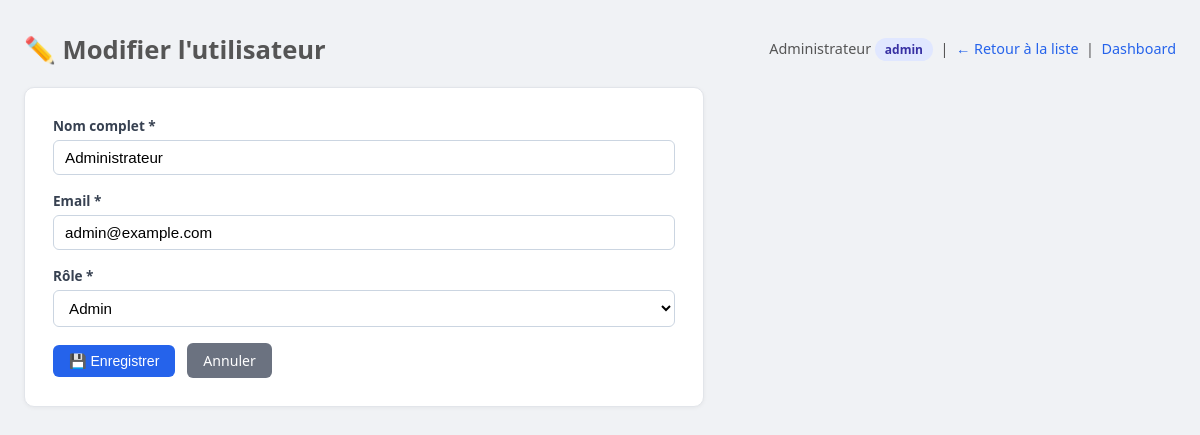
The page /index.php?action=edit_user&id=1 (signed in) on the database its author committed.
### tables this page shows
CREATE TABLE utilisateurs (
    id           INT          PRIMARY KEY AUTO_INCREMENT,
    nom          VARCHAR(255) NOT NULL,
    email        VARCHAR(255) NOT NULL UNIQUE,
     
     
    mot_de_passe VARCHAR(255) NOT NULL,
    role         ENUM('admin', 'secretaire', 'technicien', 'agent municipal', 'user') NOT NULL DEFAULT 'technicien',
    created_at   DATETIME     DEFAULT CURRENT_TIMESTAMP
);

### config/function.php (called while the page is built, shortened)
<?php
function h(?string $v): string
{
    return htmlspecialchars((string)$v, ENT_QUOTES | ENT_SUBSTITUTE, 'UTF-8');
}

### controllers/users/edit_user_ctrl.php (called while the page is built, shortened)
<?php
require_once '../config/config.php';
require_once '../config/function.php';
$id = isset($_GET['id']) ? (int) $_GET['id'] : 0;
$stmt = $pdo->prepare('SELECT id, nom, email, role FROM utilisateurs WHERE id = ?');
$stmt->execute([$id]);
$user = $stmt->fetch();

### views/users/edit_user.php (the view, shortened to what this page needs)
<?php
require_once '../controllers/users/edit_user_ctrl.php';
$rolesDisponibles = [
    'admin'           => 'Admin',
    'secretaire'      => 'Secrétaire',
    'technicien'      => 'Technicien',
    'agent municipal' => 'Agent Municipal',
    'user'            => 'Utilisateur',
];
?>
<!DOCTYPE html>
<html lang="fr">
<head>
    <link rel="stylesheet" href="../../assets/style.css">
</head>
<body>
<div class="page-header">
    <h1>✏️ Modifier l'utilisateur</h1>
    <div class="user-info">
        <?= h($_SESSION['user_name']) ?>
        <span class="badge"><?= h($_SESSION['user_role']) ?></span>
        &nbsp;|&nbsp;
        <a href="index.php?action=list_users">← Retour à la liste</a>
        &nbsp;|&nbsp;
        <a href="index.php?action=home">Dashboard</a>
    </div>
</div>
<div class="form-card">
    <form method="post">
        <div class="champ">
            <label for="nom">Nom complet *</label>
            <input type="text" id="nom" name="nom"
                   value="<?= h($_POST['nom'] ?? $user['nom']) ?>"
                   placeholder="Ex : Marie Dupont" required>
        </div>
        <div class="champ">
            <label for="email">Email *</label>
            <input type="email" id="email" name="email"
                   value="<?= h($_POST['email'] ?? $user['email']) ?>"
                   placeholder="marie@mairie.fr" required>
        </div>
        <div class="champ">
            <label for="role">Rôle *</label>
            <select id="role" name="role" required>
                <?php foreach ($rolesDisponibles as $valeur => $libelle): ?>
                    <option value="<?= h($valeur) ?>"
                        <?= ($user['role'] === $valeur) ? 'selected' : '' ?>>
                        <?= h($libelle) ?>
                    </option>
                <?php endforeach; ?>
            </select>
        </div>
        <div class="form-actions">
            <button type="submit">💾 Enregistrer</button>
            <a href="index.php?action=list_users" class="btn btn-secondary">Annuler</a>
        </div>
    </form>
</div>
</body>
</html>

### public/assets/style.css (style rules this page uses)
*, *::before, *::after { box-sizing: border-box; margin: 0; padding: 0; }
body { font-family: system-ui, sans-serif; font-size: 15px; background: #f0f2f5; color: #1a1a2e; padding: 32px 24px; min-height: 100vh; }
h1 { font-size: 1.6rem; font-weight: 700; margin-bottom: 4px; }
a { color: #2563eb; text-decoration: none; }
.nav, .page-header { display: flex; align-items: center; gap: 12px; margin-bottom: 20px; font-size: 0.9rem; color: #555; flex-wrap: wrap; }
.page-header h1 { margin-bottom: 0; }
.user-info { margin-left: auto; font-size: 0.9rem; color: #555; }
.badge { display: inline-block; padding: 3px 10px; border-radius: 20px; font-size: 0.75rem; font-weight: 600; background: #e0e7ff; color: #3730a3; white-space: nowrap; }
.champ { margin-bottom: 16px; }
.champ label { display: block; font-size: 0.85rem; font-weight: 600; margin-bottom: 5px; color: #374151; }
.champ input, .champ select, .champ textarea { width: 100%; padding: 8px 11px; border: 1px solid #cbd5e1; border-radius: 6px; font-size: 0.95rem; background: #fafafa; transition: border-color 0.15s; }
button, input[type=submit], .btn { display: inline-block; padding: 8px 16px; background: #2563eb; color: #fff; border: none; border-radius: 6px; cursor: pointer; font-size: 0.88rem; font-weight: 500; text-decoration: none; transition: background 0.15s; white-space: nowrap; }
.btn-secondary { background: #6b7280; }
select { padding: 5px 8px; border: 1px solid #cbd5e1; border-radius: 5px; font-size: 0.88rem; background: #fff; }
.form-card { background: #fff; border: 1px solid #e2e5ea; border-radius: 10px; padding: 28px; max-width: 680px; box-shadow: 0 1px 4px rgba(0,0,0,.05); }
.form-card .champ input, .form-card .champ select, .form-card .champ textarea { background: #fff; }
.form-actions { display: flex; gap: 12px; margin-top: 8px; align-items: center; }

### rows shown on the page
utilisateurs: nom "Administrateur", email "admin@example.com", role "Admin"

### other values the page prints
$_SESSION['user_name'] "Administrateur"
$_SESSION['user_role'] "admin"
